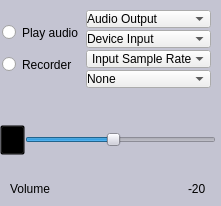
    <widget class="QWidget" name="widget_3" native="true">
     <property name="geometry">
      <rect>
       <x>5</x>
       <y>180</y>
       <width>221</width>
       <height>206</height>
      </rect>
     </property>
     <property name="styleSheet">
      <string notr="true">background-color: rgb(196, 196, 210);</string>
     </property>
     <widget class="QWidget" name="verticalLayoutWidget_3">
      <property name="geometry">
       <rect>
        <x>0</x>
        <y>0</y>
        <width>221</width>
        <height>206</height>
       </rect>
      </property>
      <layout class="QVBoxLayout" name="verticalLayout_3" stretch="4,2,1">
       <property name="spacing">
        <number>0</number>
       </property>
       <property name="topMargin">
        <number>10</number>
       </property>
       <property name="rightMargin">
        <number>5</number>
       </property>
       <property name="bottomMargin">
        <number>10</number>
       </property>
       <item>
        <layout class="QHBoxLayout" name="horizontalLayout_17" stretch="0,3">
         <property name="spacing">
          <number>2</number>
         </property>
         <property name="leftMargin">
          <number>2</number>
         </property>
         <property name="topMargin">
          <number>0</number>
         </property>
         <item>
          <layout class="QVBoxLayout" name="verticalLayout_8">
           <property name="spacing">
            <number>2</number>
           </property>
           <item>
            <widget class="QRadioButton" name="Speaker_radioButton">
             <property name="sizePolicy">
              <sizepolicy hsizetype="Fixed" vsizetype="Fixed">
               <horstretch>0</horstretch>
               <verstretch>0</verstretch>
              </sizepolicy>
             </property>
             <property name="styleSheet">
              <string notr="true">font: 8pt &quot;Ubuntu&quot;;
background-color: rgb(255, 255, 255);
padding-top: 0px;
 padding-left: 0px;
 color: black;
 background-color: QLinearGradient( x1: 0, y1: 0, x2: 0, y2: 1, stop: 0 #FFFFFFF, stop: 0.5 #FFFFFF, stop: 0.5 #FFFFFF, stop: 0.9 #FFFFFF, stop: 1 #FFFFFF);
 selection-background-color: #FFFFFF;</string>
             </property>
             <property name="text">
              <string>Play audio</string>
             </property>
            </widget>
           </item>
           <item>
            <widget class="QRadioButton" name="Recorder_radioButton">
             <property name="sizePolicy">
              <sizepolicy hsizetype="Fixed" vsizetype="Fixed">
               <horstretch>0</horstretch>
               <verstretch>0</verstretch>
              </sizepolicy>
             </property>
             <property name="styleSheet">
              <string notr="true">font: 8pt &quot;Ubuntu&quot;;
background-color: rgb(255, 255, 255);
padding-top: 0px;
 padding-left: 0px;
 color: black;
 background-color: QLinearGradient( x1: 0, y1: 0, x2: 0, y2: 1, stop: 0 #FFFFFFF, stop: 0.5 #FFFFFF, stop: 0.5 #FFFFFF, stop: 0.9 #FFFFFF, stop: 1 #FFFFFF);
 selection-background-color: #FFFFFF;</string>
             </property>
             <property name="text">
              <string>Recorder</string>
             </property>
            </widget>
           </item>
          </layout>
         </item>
         <item>
          <layout class="QVBoxLayout" name="verticalLayout_9">
           <property name="leftMargin">
            <number>5</number>
           </property>
           <property name="rightMargin">
            <number>5</number>
           </property>
           <item>
            <widget class="QComboBox" name="Deveice_Output_Audio_comboBox">
             <property name="styleSheet">
              <string notr="true">font: 8pt &quot;Ubuntu&quot;;
background-color: rgb(255, 255, 255);
padding-top: 0px;
 padding-left: 0px;
 color: black;
 background-color: QLinearGradient( x1: 0, y1: 0, x2: 0, y2: 1, stop: 0 #FFFFFFF, stop: 0.5 #FFFFFF, stop: 0.5 #FFFFFF, stop: 0.9 #FFFFFF, stop: 1 #FFFFFF);
 selection-background-color: #FFFFFF;</string>
             </property>
             <item>
              <property name="text">
               <string>Audio Output</string>
              </property>
             </item>
             <item>
              <property name="text">
               <string>Default</string>
              </property>
             </item>
            </widget>
           </item>
           <item>
            <widget class="QComboBox" name="Deveice_Input_comboBox">
             <property name="styleSheet">
              <string notr="true">font: 8pt &quot;Ubuntu&quot;;
background-color: rgb(255, 255, 255);
padding-top: 0px;
 padding-left: 0px;
 color: black;
 background-color: QLinearGradient( x1: 0, y1: 0, x2: 0, y2: 1, stop: 0 #FFFFFFF, stop: 0.5 #FFFFFF, stop: 0.5 #FFFFFF, stop: 0.9 #FFFFFF, stop: 1 #FFFFFF);
 selection-background-color: #FFFFFF;</string>
             </property>
             <item>
              <property name="text">
               <string>Device Input</string>
              </property>
             </item>
            </widget>
           </item>
           <item>
            <widget class="QComboBox" name="Sample_Rate_Input_comboBox">
             <property name="styleSheet">
              <string notr="true">font: 8pt &quot;Ubuntu&quot;;
background-color: rgb(255, 255, 255);
padding-top: 0px;
padding-left: 5px;
color: black;
background-color: QLinearGradient( x1: 0, y1: 0, x2: 0, y2: 1, stop: 0 #FFFFFFF, stop: 0.5 #FFFFFF, stop: 0.5 #FFFFFF, stop: 0.9 #FFFFFF, stop: 1 #FFFFFF);
 selection-background-color: #FFFFFF;</string>
             </property>
             <item>
              <property name="text">
               <string>Input Sample Rate</string>
              </property>
             </item>
             <item>
              <property name="text">
               <string>48000</string>
              </property>
             </item>
             <item>
              <property name="text">
               <string>96000</string>
              </property>
             </item>
             <item>
              <property name="text">
               <string>192000</string>
              </property>
             </item>
             <item>
              <property name="text">
               <string>8000000</string>
              </property>
             </item>
             <item>
              <property name="text">
               <string>10000000</string>
              </property>
             </item>
             <item>
              <property name="text">
               <string>12500000</string>
              </property>
             </item>
             <item>
              <property name="text">
               <string>16000000</string>
              </property>
             </item>
             <item>
              <property name="text">
               <string>20000000</string>
              </property>
             </item>
            </widget>
           </item>
           <item>
            <widget class="QComboBox" name="decimCombo">
             <property name="toolTip">
              <string>Input decimation</string>
             </property>
             <property name="styleSheet">
              <string notr="true">font: 8pt &quot;Ubuntu&quot;;
background-color: rgb(255, 255, 255);
padding-top: 0px;
 padding-left: 0px;
 color: black;
 background-color: QLinearGradient( x1: 0, y1: 0, x2: 0, y2: 1, stop: 0 #FFFFFFF, stop: 0.5 #FFFFFF, stop: 0.5 #FFFFFF, stop: 0.9 #FFFFFF, stop: 1 #FFFFFF);
 selection-background-color: #FFFFFF;</string>
             </property>
             <item>
              <property name="text">
               <string>None</string>
              </property>
             </item>
             <item>
              <property name="text">
               <string>2</string>
              </property>
             </item>
             <item>
              <property name="text">
               <string>4</string>
              </property>
             </item>
             <item>
              <property name="text">
               <string>8</string>
              </property>
             </item>
             <item>
              <property name="text">
               <string>16</string>
              </property>
             </item>
             <item>
              <property name="text">
               <string>32</string>
              </property>
             </item>
             <item>
              <property name="text">
               <string>64</string>
              </property>
             </item>
             <item>
              <property name="text">
               <string>128</string>
              </property>
             </item>
             <item>
              <property name="text">
               <string>256</string>
              </property>
             </item>
             <item>
              <property name="text">
               <string>512</string>
              </property>
             </item>
            </widget>
           </item>
          </layout>
         </item>
        </layout>
       </item>
       <item>
        <layout class="QHBoxLayout" name="horizontalLayout_14" stretch="1,15">
         <property name="spacing">
          <number>0</number>
         </property>
         <property name="sizeConstraint">
          <enum>QLayout::SetDefaultConstraint</enum>
         </property>
         <property name="leftMargin">
          <number>0</number>
         </property>
         <property name="topMargin">
          <number>10</number>
         </property>
         <property name="rightMargin">
          <number>0</number>
         </property>
         <property name="bottomMargin">
          <number>0</number>
         </property>
         <item>
          <layout class="QHBoxLayout" name="horizontalLayout_15">
           <property name="spacing">
            <number>0</number>
           </property>
           <item>
            <widget class="QPushButton" name="pushButton_mute_sound">
             <property name="sizePolicy">
              <sizepolicy hsizetype="Fixed" vsizetype="Fixed">
               <horstretch>0</horstretch>
               <verstretch>0</verstretch>
              </sizepolicy>
             </property>
             <property name="maximumSize">
              <size>
               <width>25</width>
               <height>30</height>
              </size>
             </property>
             <property name="styleSheet">
              <string notr="true">image: url(:/sound_on.png);
background-color: rgb(255, 255, 255);
background-color: rgb(0, 0, 0,0);</string>
             </property>
             <property name="text">
              <string/>
             </property>
            </widget>
           </item>
          </layout>
         </item>
         <item>
          <layout class="QHBoxLayout" name="horizontalLayout_16">
           <property name="spacing">
            <number>0</number>
           </property>
           <item>
            <widget class="QSlider" name="Volume_horizontalSlider">
             <property name="sizePolicy">
              <sizepolicy hsizetype="Preferred" vsizetype="Preferred">
               <horstretch>0</horstretch>
               <verstretch>0</verstretch>
              </sizepolicy>
             </property>
             <property name="styleSheet">
              <string notr="true">color: rgb(239, 16, 16);
border-color: rgb(223, 73, 73);</string>
             </property>
             <property name="minimum">
              <number>-80</number>
             </property>
             <property name="maximum">
              <number>50</number>
             </property>
             <property name="value">
              <number>-20</number>
             </property>
             <property name="orientation">
              <enum>Qt::Horizontal</enum>
             </property>
            </widget>
           </item>
          </layout>
         </item>
        </layout>
       </item>
       <item>
        <layout class="QHBoxLayout" name="horizontalLayout_11" stretch="1,1">
         <property name="leftMargin">
          <number>10</number>
         </property>
         <property name="rightMargin">
          <number>10</number>
         </property>
         <item>
          <widget class="QLabel" name="label_18">
           <property name="text">
            <string>Volume</string>
           </property>
          </widget>
         </item>
         <item>
          <widget class="QLabel" name="Volume_value_Lable">
           <property name="sizePolicy">
            <sizepolicy hsizetype="Fixed" vsizetype="Fixed">
             <horstretch>0</horstretch>
             <verstretch>0</verstretch>
            </sizepolicy>
           </property>
           <property name="text">
            <string>-20</string>
           </property>
          </widget>
         </item>
        </layout>
       </item>
      </layout>
     </widget>
    </widget>
